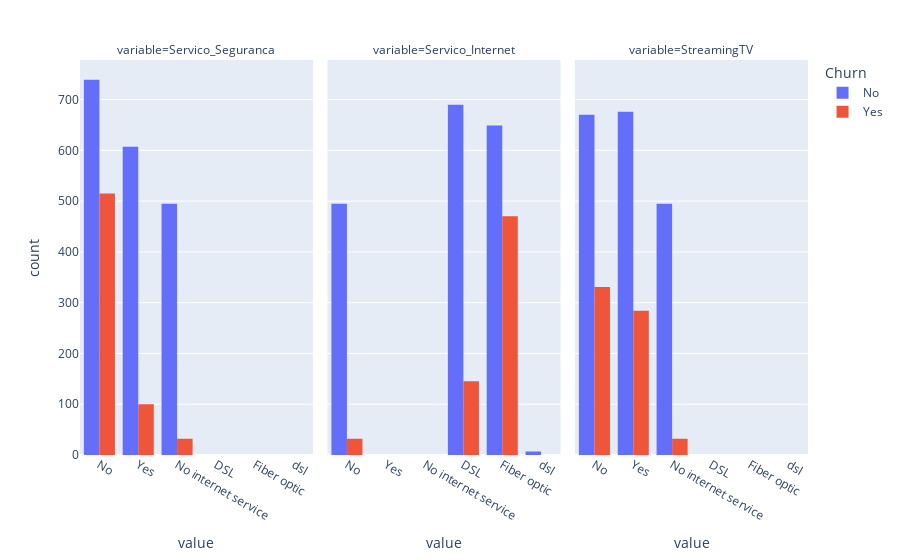

Write notebook code for a chart like this one.
### Markdown cell above
As váriáveis mais relvantes que localizei foram:
- Dependentes;
- Suporte Tecnico;
- Tempo como Cliente.

### Code cell
df_melt = df.melt(id_vars=['Churn'], value_vars=['Servico_Seguranca', 'Servico_Internet', 'StreamingTV'])

fig = px.histogram(df_melt, x='value', color='Churn', facet_col='variable', barmode='group')

fig.show()

### Figure 1 — Plotly figure (JSON) as saved in the notebook; plotly's stock layout.template omitted (floating-point values rounded to 4 significant figures; data arrays with more than 128 entries replaced by an {"elided": "..."} marker saying what was removed)
{"data": [{"alignmentgroup": "True", "bingroup": "x", "hovertemplate": "Churn=No<br>variable=Servico_Seguranca<br>value=%{x}<br>count=%{y}<extra></extra>", "legendgroup": "No", "marker": {"color": "#636efa", "pattern": {"shape": ""}}, "name": "No", "offsetgroup": "No", "orientation": "v", "showlegend": true, "type": "histogram", "x": {"elided": "1841 str values"}, "xaxis": "x", "yaxis": "y"}, {"alignmentgroup": "True", "bingroup": "x", "hovertemplate": "Churn=No<br>variable=Servico_Internet<br>value=%{x}<br>count=%{y}<extra></extra>", "legendgroup": "No", "marker": {"color": "#636efa", "pattern": {"shape": ""}}, "name": "No", "offsetgroup": "No", "orientation": "v", "showlegend": false, "type": "histogram", "x": {"elided": "1841 str values"}, "xaxis": "x2", "yaxis": "y2"}, {"alignmentgroup": "True", "bingroup": "x", "hovertemplate": "Churn=No<br>variable=StreamingTV<br>value=%{x}<br>count=%{y}<extra></extra>", "legendgroup": "No", "marker": {"color": "#636efa", "pattern": {"shape": ""}}, "name": "No", "offsetgroup": "No", "orientation": "v", "showlegend": false, "type": "histogram", "x": {"elided": "1841 str values"}, "xaxis": "x3", "yaxis": "y3"}, {"alignmentgroup": "True", "bingroup": "x", "hovertemplate": "Churn=Yes<br>variable=Servico_Seguranca<br>value=%{x}<br>count=%{y}<extra></extra>", "legendgroup": "Yes", "marker": {"color": "#EF553B", "pattern": {"shape": ""}}, "name": "Yes", "offsetgroup": "Yes", "orientation": "v", "showlegend": true, "type": "histogram", "x": {"elided": "647 str values"}, "xaxis": "x", "yaxis": "y"}, {"alignmentgroup": "True", "bingroup": "x", "hovertemplate": "Churn=Yes<br>variable=Servico_Internet<br>value=%{x}<br>count=%{y}<extra></extra>", "legendgroup": "Yes", "marker": {"color": "#EF553B", "pattern": {"shape": ""}}, "name": "Yes", "offsetgroup": "Yes", "orientation": "v", "showlegend": false, "type": "histogram", "x": {"elided": "647 str values"}, "xaxis": "x2", "yaxis": "y2"}, {"alignmentgroup": "True", "bingroup": "x", "hovertemplate": "Churn=Yes<br>variable=StreamingTV<br>value=%{x}<br>count=%{y}<extra></extra>", "legendgroup": "Yes", "marker": {"color": "#EF553B", "pattern": {"shape": ""}}, "name": "Yes", "offsetgroup": "Yes", "orientation": "v", "showlegend": false, "type": "histogram", "x": {"elided": "647 str values"}, "xaxis": "x3", "yaxis": "y3"}], "layout": {"annotations": [{"font": {}, "showarrow": false, "text": "variable=Servico_Seguranca", "x": 0.16, "xanchor": "center", "xref": "paper", "y": 1, "yanchor": "bottom", "yref": "paper"}, {"font": {}, "showarrow": false, "text": "variable=Servico_Internet", "x": 0.5, "xanchor": "center", "xref": "paper", "y": 1, "yanchor": "bottom", "yref": "paper"}, {"font": {}, "showarrow": false, "text": "variable=StreamingTV", "x": 0.84, "xanchor": "center", "xref": "paper", "y": 1, "yanchor": "bottom", "yref": "paper"}], "barmode": "group", "legend": {"title": {"text": "Churn"}, "tracegroupgap": 0}, "margin": {"t": 60}, "xaxis": {"anchor": "y", "domain": [0, 0.32], "title": {"text": "value"}}, "xaxis2": {"anchor": "y2", "domain": [0.34, 0.66], "matches": "x", "title": {"text": "value"}}, "xaxis3": {"anchor": "y3", "domain": [0.68, 1.0], "matches": "x", "title": {"text": "value"}}, "yaxis": {"anchor": "x", "domain": [0, 1], "title": {"text": "count"}}, "yaxis2": {"anchor": "x2", "domain": [0, 1], "matches": "y", "showticklabels": false}, "yaxis3": {"anchor": "x3", "domain": [0, 1], "matches": "y", "showticklabels": false}}}
